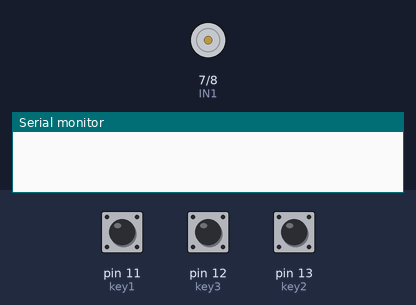
Recording of a sketch running on a simulated Arduino Uno, built with avr-gcc and run on an emulated ATmega328P. Parts: motor-driver pin pairs drawn as motors (green arrow = first pin HIGH = forward, orange = second pin HIGH = backward, longer = more drive, scaled by the enable pin), the last lines printed to the serial monitor. Inputs (shaded band) come from the test bench; at power-on: pin 11 (key1) HIGH, pin 13 (key2) HIGH, pin 12 (key3) HIGH.

Above: at 1.2 s.
1.3 s: pin 11 (key1) pulled LOW for 1 s
At 3.1 s:
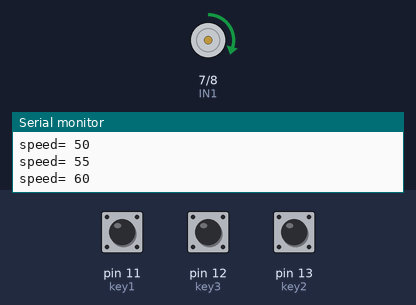
4.3 s: pin 13 (key2) pulled LOW for 3.2 s
At 8.2 s:
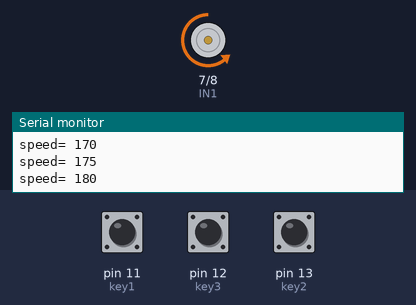
9.0 s: pin 12 (key3) pulled LOW for 0.15 s
At 9.6 s:
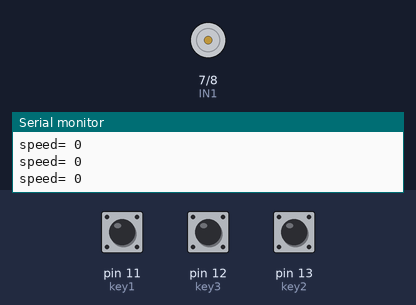
10.6 s: pin 11 (key1) pulled LOW for 3.2 s
At 14.2 s:
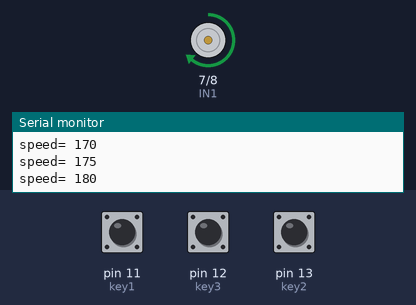
15.3 s: pin 11 (key1) pulled LOW for 0.15 s
At 16.5 s:
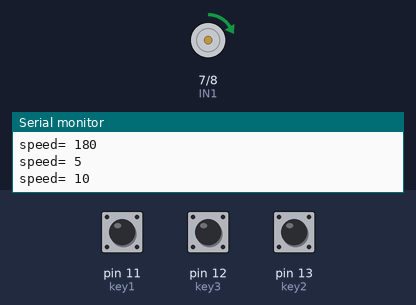
16.9 s: pin 12 (key3) pulled LOW for 1 s
At 18.1 s:
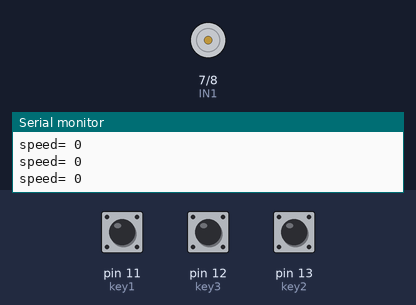
Timing chart, 0 to 19.9 s (numbered marks = the images above; inputs shaded):
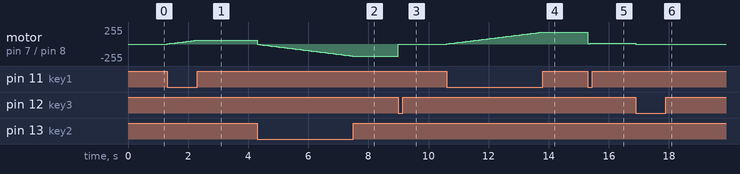

Measured:
- after the input at 1.3 s, motor on pin 7 (IN1) / pin 8 (IN2): moves from stopped to forward 60/255 over 0.99 s, starting at once
- after the input at 4.3 s, motor on pin 7 (IN1) / pin 8 (IN2): moves from forward 60/255 to backward 180/255 over 3.2 s, starting at once
- after the input at 9.0 s, motor on pin 7 (IN1) / pin 8 (IN2): backward 180/255 → stopped at once
- after the input at 10.6 s, motor on pin 7 (IN1) / pin 8 (IN2): moves from stopped to forward 180/255 over 3.2 s, starting at once
- after the input at 15.3 s, motor on pin 7 (IN1) / pin 8 (IN2): forward 180/255 → forward 5/255 at once, → forward 10/255 0.09 s later
- after the input at 16.9 s, motor on pin 7 (IN1) / pin 8 (IN2): forward 10/255 → stopped at once

The sketch:

DcMotor2.ino
```cpp
int IN1 = 7;
int IN2 = 8;
int ENA = 3;
int key1 = 11;
int key2 = 13;
int key3 = 12;

int Speed = 0;

void setup() {
  pinMode(IN1, OUTPUT);
  pinMode(IN2, OUTPUT);
  pinMode(ENA, OUTPUT);
  pinMode(key1, INPUT_PULLUP);
  pinMode(key2, INPUT_PULLUP);
  pinMode(key3, INPUT_PULLUP);
  analogWrite(ENA, 0);
  Serial.begin(9600);
}

void loop() {
  while ((digitalRead(key1) == HIGH) && (digitalRead(key2) == HIGH) && (digitalRead(key3) == HIGH) ) {
    Speed = 0;
  }
  boolean bt1 = digitalRead(key1);
  boolean bt2 = digitalRead(key2);
  boolean bt3 = digitalRead(key3);

  if (bt1 == LOW) {
    digitalWrite(IN1, HIGH);
    digitalWrite(IN2, LOW);

    if (Speed < 255) {
      Speed += 5;
      analogWrite(ENA, Speed);
      delay(90);
    }
    else if (Speed > 255) {
      Speed = 255;
      analogWrite(ENA, Speed);
    }
  } else if (bt2 == LOW) {
    digitalWrite(IN1, LOW);
    digitalWrite(IN2, HIGH);

    if (Speed < 255) {
      Speed += 5;
      analogWrite(ENA, Speed);
      delay(90);
    }
    else if (Speed > 255) {
      Speed = 255;
      analogWrite(ENA, Speed);
    }
  }
  if (bt3 == LOW ) {
    digitalWrite(IN1, LOW);
    digitalWrite(IN2, LOW);

    if (Speed > 5) {
      Speed = 0;
      analogWrite(ENA, Speed);
      delay(100);
    }
  }
  Serial.print("speed= ");
  Serial.println(Speed);
}
```
